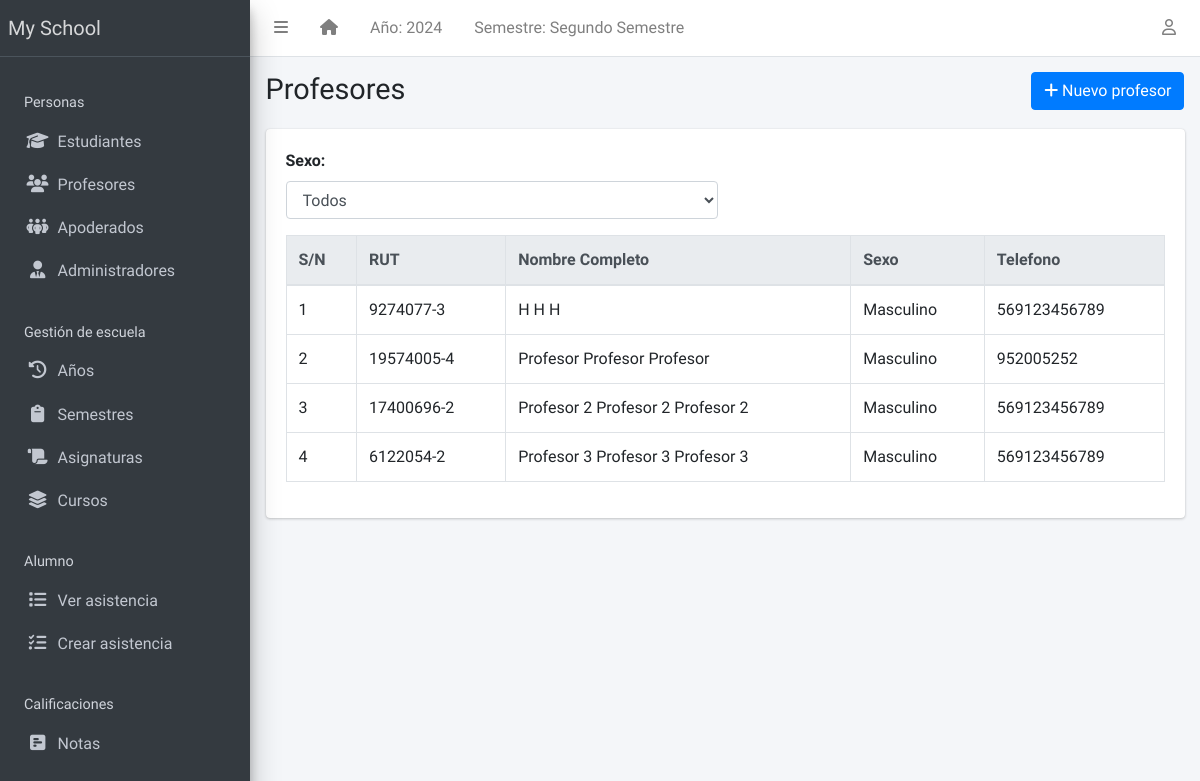
Page /teacher/list/ on the committed database.
### apps/corecode/models.py (models this page shows, shortened)
class AcademicSession(models.Model):
    name = models.CharField(max_length=200, unique=True)
    current = models.BooleanField(default=True)
    class Meta:
        ordering = ["-name"]

class AcademicTerm(models.Model):
    name = models.CharField(max_length=20, unique=True)
    current = models.BooleanField(default=True)
    class Meta:
        ordering = ["name"]

class SiteConfig(models.Model):
    key = models.SlugField()
    value = models.CharField(max_length=200)

### apps/teachers/models.py (models this page shows, shortened)
class Teacher(models.Model):
    STATUS = [("activo", "Activo"), ("inactivo", "Inactivo")]
    GENDER = [("masculino", "Masculino"), ("femenino", "Femenino")]
    rut_regex = RegexValidator(
        regex=r"^\d{1,2}\d{3}\d{3}-[0-9kK]{1}$",
        message="El RUT debe estar en el formato 'XXXXXXXX-X'"
    )
    rut = models.CharField(max_length=12, unique=True, validators=[rut_regex], blank=True)
    estado = models.CharField(max_length=10, choices=STATUS, default="activo")
    apellido_paterno = models.CharField(max_length=200)
    apellido_materno = models.CharField(max_length=200)
    nombres = models.CharField(max_length=200, blank=True)
    sexo = models.CharField(max_length=10, choices=GENDER, default="masculino")
    fecha_nacimiento = models.DateField(default=timezone.now)
    fecha_admision = models.DateField(default=timezone.now)
    telefono_regex = RegexValidator(
        regex="^[0-9]{9,15}$", message="El número de teléfono no tiene el formato correcto."
    )
    telefono = models.CharField(
        validators=[telefono_regex], max_length=15, blank=True
    )
    direccion = models.TextField(blank=True)
    observaciones = models.TextField(blank=True)
    email = models.EmailField(
        max_length=254, unique=True, validators=[EmailValidator()],
        blank=True, null=True
    )
    foto = models.ImageField(blank=True, upload_to="students/fotos/")
    subjects = models.ManyToManyField(Subject, related_name="teachers", blank=True)
    class Meta:
        ordering = ["apellido_paterno", "apellido_materno", "nombres"]

### apps/teachers/views.py (the view)
# urls.py: path("list/", TeacherListView.as_view(), name="teacher-list"),
class TeacherListView(ListView):
    model = Teacher
    template_name = "teachers/teacher_list.html"

### apps/corecode/context_processors.py (called while the page is built)
def site_defaults(request):
    current_session = AcademicSession.objects.get(current=True)
    current_term = AcademicTerm.objects.get(current=True)
    vals = SiteConfig.objects.all()
    contexts = {
        "current_session": current_session.name,
        "current_term": current_term.name,
    }
    for val in vals:
        contexts[val.key] = val.value
    return contexts

### apps/templatetags/user_groups.py (called while the page is built)
@register.filter
def in_group(user, group_id):
    return user.groups.filter(id=group_id).exists()

### apps/teachers/templates/teachers/teacher_list.html (shortened to what this page needs)
{% extends 'base.html' %}
{% block title %}Profesores{% endblock title %}
{% block breadcrumb %}
<a class="btn btn-primary" href="{% url 'teacher-create' %}"><i
    class="fas fa-plus"></i> Nuevo profesor</a>
{% endblock breadcrumb %}
{% block content %}
  <div class="row mb-3">
    <div class="col-md-6">
      <label for="filter-gender" class="form-label" style="font-weight: bold;">Sexo:</label>
      <select id="filter-gender" class="form-control">
        <option value="">Todos</option>
      </select>
    </div>
  </div>
  <div class="table-responsive">
    <table id="studenttable" class="table table-bordered table-hover" data-page-length='100'>
      <thead class="thead-light">
        <tr>
          <th>S/N</th>
          <th>RUT</th>
          <th>Nombre Completo</th>
          <th>Sexo</th>
          <th>Telefono</th>
        </tr>
      </thead>
      <tbody>
        {% for teacher in object_list %}
          <tr class='clickable-row' data-href="{% url 'teacher-detail' teacher.id %}">
            <td>{{ forloop.counter}}</td>
            <td>{{ teacher.rut}}</td>
            <td>{{ teacher.nombres }} {{ teacher.apellido_paterno}} {{teacher.apellido_materno }}</td>
            <td>{{ teacher.get_sexo_display}}</td>
            <td>{{ teacher.telefono}}</td>
          </tr>
        {% endfor %}
      </tbody>
    </table>
  </div>
{% endblock content %}

### templates/base.html (shortened to what this page needs)
{% load static %}
{% load custom_templatetag %}
<!DOCTYPE html>
<html lang="en">
<head>
  <link rel="stylesheet" href="https://cdnjs.cloudflare.com/ajax/libs/dropzone/5.9.3/dropzone.min.css">
  <link rel="stylesheet" href="https://cdnjs.cloudflare.com/ajax/libs/font-awesome/6.6.0/css/all.min.css" />
  <link rel="stylesheet"
    href="{% static 'plugins/overlayScrollbars/css/OverlayScrollbars.min.css' %}">
  <link rel="stylesheet" href="{% static 'plugins/Datatables/datatables.min.css' %}" />
  <link rel="stylesheet" href="{% static 'dist/css/adminlte.min.css' %}">
</head>
<body
  class="hold-transition sidebar-mini layout-fixed layout-navbar-fixed layout-footer-fixed">
  <div class="wrapper">
    <nav class="main-header navbar navbar-expand navbar-white navbar-light">
      <ul class="navbar-nav">
        <li class="nav-item">
          <a class="nav-link" data-widget="pushmenu" href="#" role="button"><i
              class="fas fa-bars"></i></a>
        </li>
        <li class="nav-item d-none d-sm-inline-block">
          <a href="{% url 'home' %} " class="nav-link"><i class="fa fa-home"></i></a>
        </li>
        <li class="nav-item d-none d-sm-inline-block">
          <a href="{% url 'current-session' %}" class="nav-link">Año: {{ current_session }}</a>
        </li>
        <li class="nav-item d-none d-sm-inline-block">
          <a href="{% url 'current-session' %}" class="nav-link">Semestre: {{ current_term }}</a>
        </li>
      </ul>
      <ul class="navbar-nav ml-auto">
        <li class="nav-item dropdown">
          <a class="nav-link" data-toggle="dropdown" href="#">
            <i class="far fa-user"></i>
          </a>
        </li>
      </ul>
    </nav>
    <aside class="main-sidebar sidebar-dark-primary elevation-4">
      <a href="{% url 'home' %}" class="brand-link">{{ school_name | default:"MySchool" }}</a>
      <div class="sidebar">
        <nav class="mt-2">
          <ul class="nav nav-pills nav-sidebar flex-column" data-widget="treeview" role="menu" data-accordion="false">
            <li class="nav-header" style="padding: 1.7rem 1rem .5rem;">Personas</li>
            <li class="nav-item">
              <a href="{% url 'student-list' %}" class="nav-link">
                <i class="nav-icon fas fa-graduation-cap"></i>
                <p>
                  Estudiantes
                </p>
              </a>
            </li>
            <li class="nav-item">
              <a href="{% url 'teacher-list' %}" class="nav-link">
                <i class="nav-icon fas fa-users"></i>
                <p>
                  Profesores
                </p>
              </a>
            </li>
            <li class="nav-item">
              <a href="{% url 'representatives-list' %}" class="nav-link">
                <i class="nav-icon fas fa-people-group"></i>
                <p>
                  Apoderados
                </p>
              </a>
            </li>
            <li class="nav-item">
              <a href="{% url 'staff-list' %}" class="nav-link">
                <i class="nav-icon fas fa-user-tie"></i>
                <p>
                  Administradores
                </p>
              </a>
            </li>
            <li class="nav-header">Gestión de escuela</li>
            <li class="nav-item">
              <a href="{% url 'sessions' %}" class="nav-link">
                <i class="nav-icon fas fa-clock-rotate-left"></i>
                <p>
                  Años
                </p>
              </a>
            </li>
            <li class="nav-item">
              <a href="{% url 'terms' %}" class="nav-link">
                <i class="nav-icon fas fa-clipboard"></i>
                <p>
                  Semestres
                </p>
              </a>
            </li>
            <li class="nav-item">
              <a href="{% url 'subjects' %}" class="nav-link">
                <i class="nav-icon fas fa-scroll"></i>
                <p>
                  Asignaturas
                </p>
              </a>
            </li>
            <li class="nav-item">
              <a href="{% url 'classes' %}" class="nav-link">
                <i class="nav-icon fas fa-layer-group"></i>
                <p>
                  Cursos
                </p>
              </a>
            </li>
            <li class="nav-header" style="padding: 1.7rem 1rem .5rem;">Alumno</li>
            <li class="nav-item">
              <a href="{% url 'attendance-list' %}" class="nav-link">
                <i class="nav-icon fas fa-list"></i>
                <p>
                  Ver asistencia
                </p>
              </a>
            </li>
            <li class="nav-item">
              <a href="{% url 'attendance-list' %}" class="nav-link">
                <i class="nav-icon fas fa-list-check"></i>
                <p>
                  Crear asistencia
                </p>
              </a>
            </li>
            <li class="nav-header">Calificaciones</li>
            <li class="nav-item">
              <a href="{% url 'subject_list' %}" class="nav-link">
                <i class="nav-icon fas fa-square-poll-horizontal"></i>
                <p>
                  Notas
                </p>
              </a>
            </li>
          </ul>
        </nav>
      </div>
    </aside>
    <div class="content-wrapper">
      <section class="content-header">
        <div class="container-fluid">
          <div class="row mb-1">
            <div class="col-sm-8">
              <h1>{% block title %}{% endblock title %}</h1>
            </div>
            <div class="col-sm-4">
              <ol class="breadcrumb float-sm-right">
                <li class="breadcrumb-item">{% block breadcrumb %}{% endblock breadcrumb %}</li>
              </ol>
            </div>
          </div>
        </div>
      </section>
      <section class="content">
        <div class="container-fluid">
          <div class="row">
            <div class="col-md-12">
              {% block fullcard %}
              <div class="card">
                <div class="card-body">
                  <div class="row">
                    <div class="col">
                      {% block content %}
                      {% endblock content %}
                    </div>
                  </div>
                </div>
              </div>
              {% endblock fullcard %}
            </div>
          </div>
        </div>
      </section>
    </div>
  </div>
</body>
</html>

### rows in the picture
AcademicSession: name "2024"
AcademicTerm: name "Segundo Semestre"
SiteConfig: value "My School"
Teacher: rut "9274077-3", nombres "H", apellido_paterno "H", apellido_materno "H", sexo "Masculino", telefono "569123456789"
Teacher: rut "19574005-4", nombres "Profesor", apellido_paterno "Profesor", apellido_materno "Profesor", sexo "Masculino", telefono "952005252"
Teacher: rut "17400696-2", nombres "Profesor 2", apellido_paterno "Profesor 2", apellido_materno "Profesor 2", sexo "Masculino", telefono "569123456789"
Teacher: rut "6122054-2", nombres "Profesor 3", apellido_paterno "Profesor 3", apellido_materno "Profesor 3", sexo "Masculino", telefono "569123456789"
